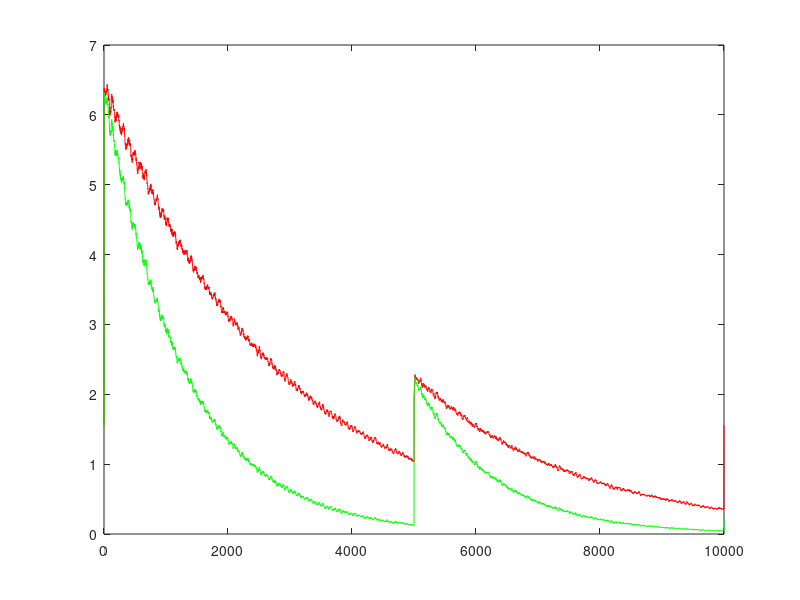
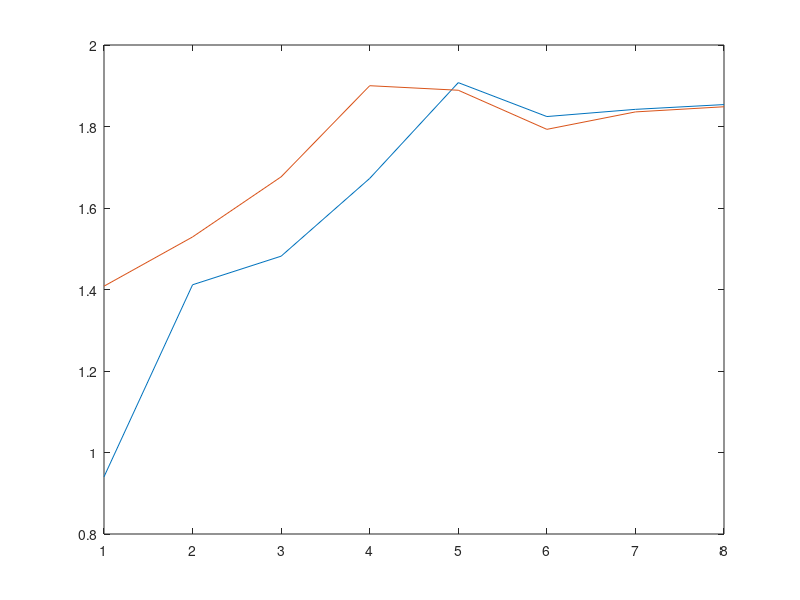
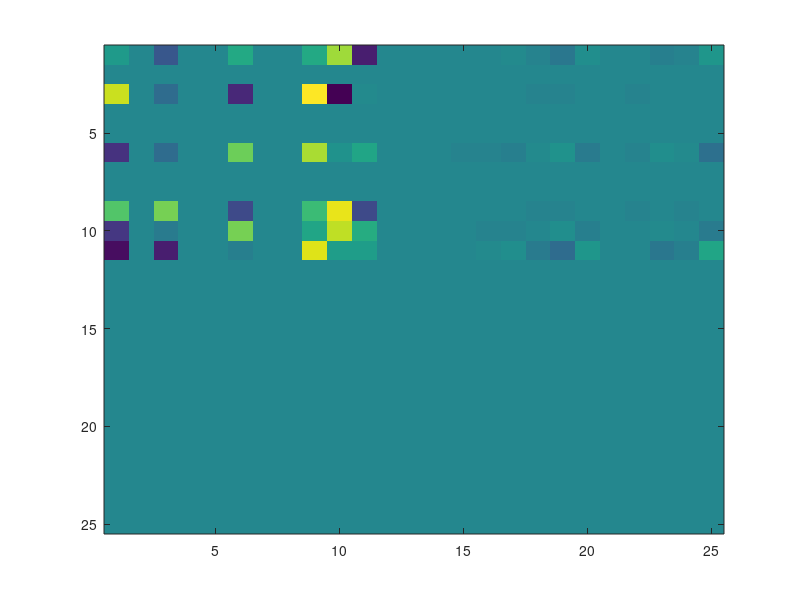
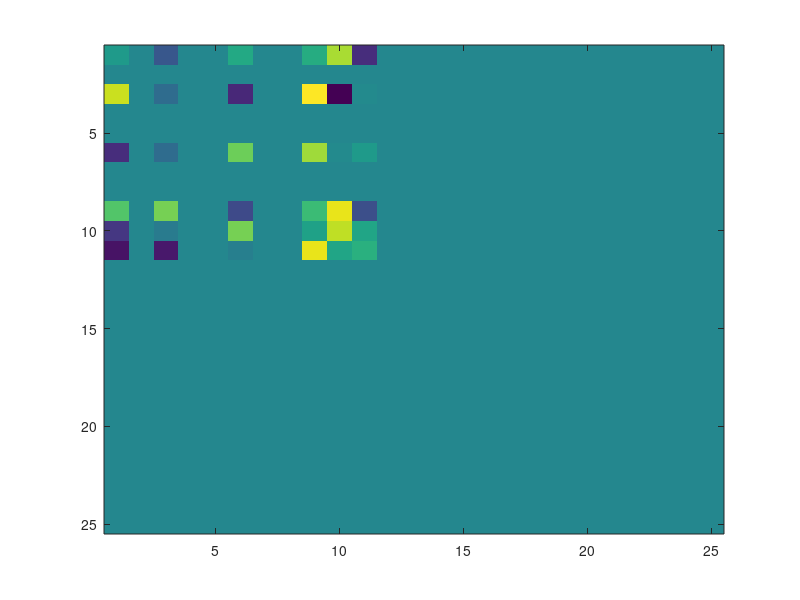

These charts were generated, in order, by the following MATLAB code:
clear all; 
close all; 
load restrictedErrors.txt; 
load unrestrictedErrors.txt; 

r = restrictedErrors; 
u = unrestrictedErrors; 
plot(r,'r')
hold on
plot(u,'g')

figure(2)
load fitness.txt
plot(fitness)

figure(3) 
load upredictWF.txt
imagesc(upredictWF)

figure(4) 
load predictWF.txt
imagesc(predictWF)

figure(5) 
load actorWF.txt
%imagesc(actorWF)
surf(actorWF)